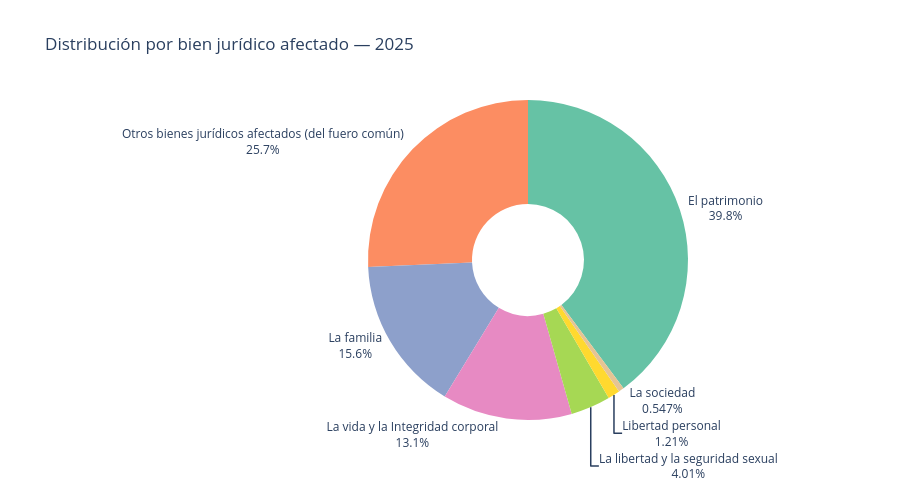

Notebook cell for this chart:
### Code cell
bien_j = (
    df.groupby("bien_juridico")["incidencia"]
    .sum()
    .reset_index()
    .sort_values("incidencia", ascending=False)
)

fig = px.pie(
    bien_j,
    values="incidencia",
    names="bien_juridico",
    title="Distribución por bien jurídico afectado — 2025",
    color_discrete_sequence=px.colors.qualitative.Set2,
    hole=0.35,
)
fig.update_traces(textinfo="percent+label", textposition="outside")
fig.update_layout(height=500, showlegend=False)
fig.show()

### Figure 1 — Plotly figure (JSON) as saved in the notebook; plotly's stock layout.template omitted (floating-point values rounded to 4 significant figures)
{"data": [{"domain": {"x": [0, 1], "y": [0, 1]}, "hole": 0.35, "hovertemplate": "bien_juridico=%{label}<br>incidencia=%{value}<extra></extra>", "labels": ["El patrimonio", "Otros bienes jurídicos afectados (del fuero común)", "La familia", "La vida y la Integridad corporal", "La libertad y la seguridad sexual", "Libertad personal", "La sociedad"], "legendgroup": "", "name": "", "showlegend": true, "textinfo": "percent+label", "textposition": "outside", "type": "pie", "values": [803025, 518100, 314559, 264557, 80967, 24482, 11025]}], "layout": {"height": 500, "legend": {"tracegroupgap": 0}, "piecolorway": ["rgb(102,194,165)", "rgb(252,141,98)", "rgb(141,160,203)", "rgb(231,138,195)", "rgb(166,216,84)", "rgb(255,217,47)", "rgb(229,196,148)", "rgb(179,179,179)"], "showlegend": false, "title": {"text": "Distribución por bien jurídico afectado — 2025"}}}
